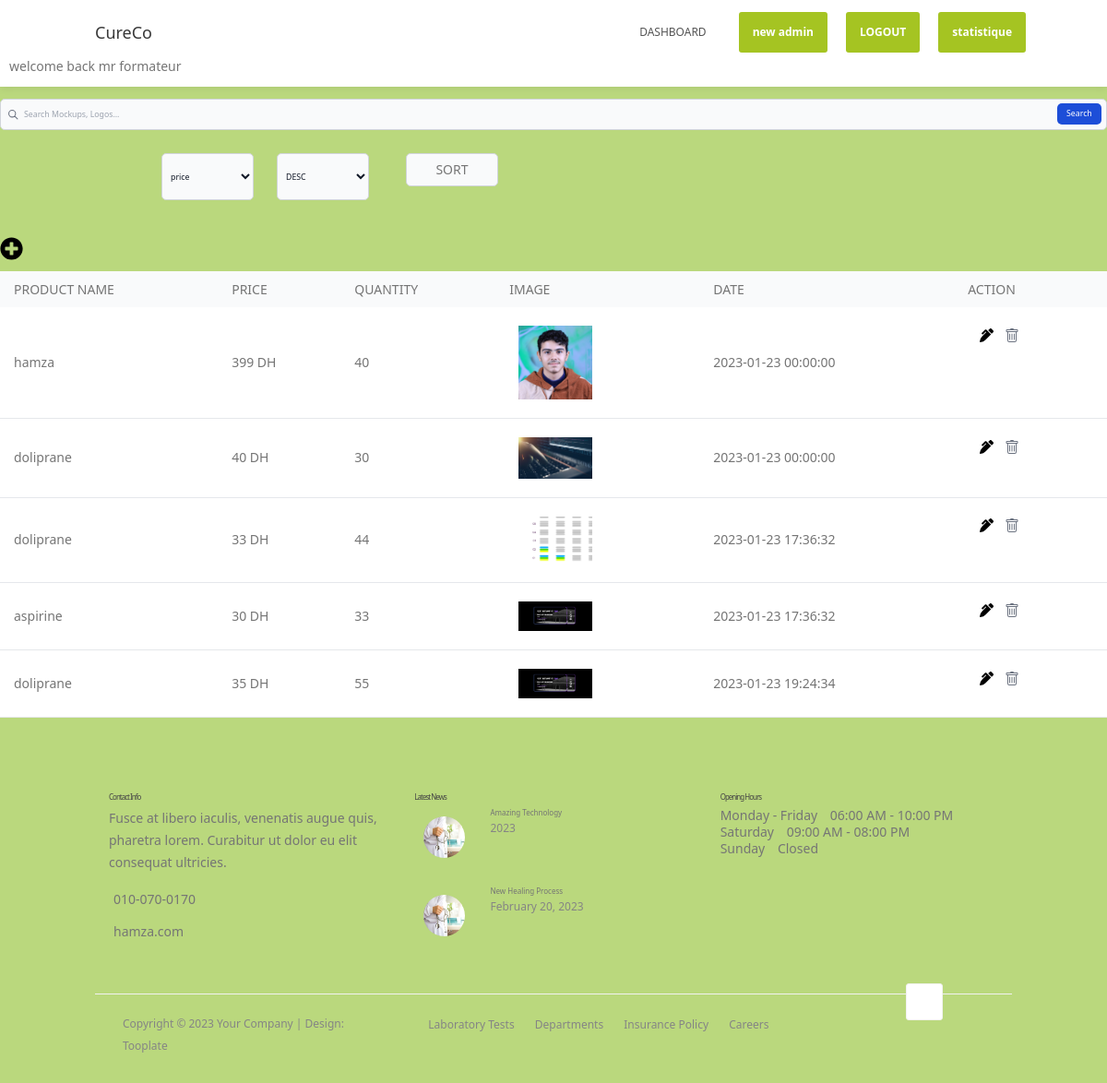
Page /pages/dashboard (signed in) on the committed database.
### tables this page shows
CREATE TABLE `medicine` (
  `id_m` int(155) NOT NULL,
  `name_m` varchar(155) NOT NULL,
  `price` int(155) NOT NULL,
  `quantity` int(155) NOT NULL,
  `image_m` varchar(155) NOT NULL,
  `date` datetime NOT NULL DEFAULT current_timestamp()
);

### app/libraries/Core.php (called while the page is built, shortened)
<?php
  class Core {
    protected $currentMethod = 'index';
    public function __construct(){
      $url = $this->getUrl();
      if (isset($url)) {
        if(file_exists('../app/controllers/'.ucwords($url[0]).'.php')){
          unset($url[0]);
        }
      }
      $this->currentController = new $this->currentController;
      if(isset($url[1])){
        if(method_exists($this->currentController, $url[1])){
          $this->currentMethod = $url[1];
          unset($url[1]);
        }
      }
      $this->params = $url ? array_values($url) : [];
      call_user_func_array([$this->currentController, $this->currentMethod], $this->params);
    }
    public function getUrl(){
        if(isset($_GET['url'])){
          $url = rtrim($_GET['url'], '/');
          $url = filter_var($url, FILTER_SANITIZE_URL);
          $url = explode('/', $url);
          return $url;
        }
        return ['pages'];
    }
  }

### public/index.php (called while the page is built, shortened)
<?php
$init = new Core;

### app/libraries/Database.php (called while the page is built, shortened)
<?php
class Database {
	private $host = DB_HOST;
	private $user = DB_USER;
	private $pass = DB_PASS;
	private $dbname = DB_NAME;
	private $dbh;
	private $stmt;
	public function __construct() {
		$dsn = 'mysql:host=' . $this->host . ';dbname=' . $this->dbname;
		$options = array (
			PDO::ATTR_PERSISTENT => true,
			PDO::ATTR_ERRMODE => PDO::ERRMODE_EXCEPTION
		);
		try {
			$this->dbh = new PDO ($dsn, $this->user, $this->pass, $options);
		}
		catch ( PDOException $e ) {
			$this->error = $e->getMessage();
		}
	}
	public function query($query) {
		$this->stmt = $this->dbh->prepare($query);
	}
	public function execute(){
		return $this->stmt->execute();
	}
	public function resultset(){
		$this->execute();
		return $this->stmt->fetchAll(PDO::FETCH_ASSOC);
	}
}

### app/models/Medicine_m.php (called while the page is built, shortened)
<?php
class Medicine_m extends Database
{
    protected $db;
    function __construct()
    {
        $this->db = new Database;
    }
    function getmedicine()
    {
        $this->db->query("SELECT `id_m`, `name_m`, `price` , `quantity`,`image_m`,`date` FROM `medicine`");
        $data = $this->db->resultset();
        return $data;
    }
}

### app/views/pages/admin/dashboard.php (the view, shortened to what this page needs)
<?php require APPROOT . '/views/inc/header2.php'; ?>
<?php require APPROOT . '/views/inc/navbar.php'; ?>
<form class="pt-5">
    <div class="relative">
        <div class="absolute inset-y-0 left-0 flex items-center pl-3 pointer-events-none">
        </div>
        <input type="search" id="search" class="block w-full p-4 pl-10 text-sm text-gray-900 border border-gray-300 rounded-lg bg-gray-50 focus:ring-blue-500 focus:border-blue-500 dark:bg-gray-700 dark:border-gray-600 dark:placeholder-gray-400 dark:text-white dark:focus:ring-blue-500 dark:focus:border-blue-500" placeholder="Search Mockups, Logos..." required>
        <button type="button" id="done" class="text-white absolute right-2.5 bottom-2.5 bg-blue-700 hover:bg-blue-800 focus:ring-4 focus:outline-none focus:ring-blue-300 font-medium rounded-lg text-sm px-4 py-2 dark:bg-blue-600 dark:hover:bg-blue-700 dark:focus:ring-blue-800">Search</button>
    </div>
</form>
<form action="<?= URLROOT; ?>/Pages/newdash" method="post">
    <div class="w-full flex justify-center gap-10 pt-10">
        <select name="by" class="block w-40 p-2 mb-6 text-sm text-gray-900 border border-gray-300 rounded-lg bg-gray-50 focus:ring-blue-500 focus:border-blue-500 dark:bg-gray-700 dark:border-gray-600 dark:placeholder-gray-400 dark:text-white dark:focus:ring-blue-500 dark:focus:border-blue-500" id="">
            <option value="price">
                price
            </option>
        </select>
        <select name="way" class="block w-40 p-2 mb-6 text-sm text-gray-900 border border-gray-300 rounded-lg bg-gray-50 focus:ring-blue-500 focus:border-blue-500 dark:bg-gray-700 dark:border-gray-600 dark:placeholder-gray-400 dark:text-white dark:focus:ring-blue-500 dark:focus:border-blue-500" id="">
            <option value="DESC">
                DESC
            </option>
        </select>
        <div class="form-group col-sm-6">
            <button type="submit" id="" name="submit_sort" class="block w-40 p-2 mb-6 text-sm text-gray-900 border border-gray-300 rounded-lg bg-gray-50 focus:ring-blue-500 focus:border-blue-500 dark:bg-gray-700 dark:border-gray-600 dark:placeholder-gray-400 dark:text-white dark:focus:ring-blue-500 dark:focus:border-blue-500">
                <p>SORT</p>
            </button>
        </div>
    </div>
</form>
<div class="w-10 pt-5 pb-5">
    <a class="pl-2.5" href="<?php echo URLROOT; ?>/pages/add"></a>
</div>
<div class="relative overflow-x-auto">
    <table class="w-full text-sm text-left text-gray-500 dark:text-gray-400 ">
        <thead class="text-xs text-gray-700 uppercase bg-gray-50 dark:bg-gray-700 dark:text-gray-400 ">
            <tr>
                <th scope="col" class="px-6 py-3">
                    <p>Product name</p>
                </th>
                <th scope="col" class="px-6 py-3">
                    <p>Price</p>
                </th>
                <th scope="col" class="px-6 py-3">
                    <p>Quantity</p>
                </th>
                <th scope="col" class="px-6 py-3">
                    <p>Image</p>
                </th>
                <th scope="col" class="px-6 py-3">
                    <p>date</p>
                </th>
                <th scope="col" class="px-6 py-3">
                    <p>action</p>
                </th>
            </tr>
        </thead>
        <?php foreach ($data as $dt) : ?>
            <tbody class="prod">
                <tr class="bg-white border-b dark:bg-gray-800 dark:border-gray-700 ">
                    <th scope="row" class="px-6 py-4 font-medium whitespace-nowrap dark:text-white">
                        <p class="productsName"><?= $dt['name_m']; ?></p>
                    </th>
                    <td class="px-6 py-4 border-solid">
                        <p> <?= $dt['price']; ?> DH</p>
                    </td>
                    <td class="px-6 py-4 border-solid">
                        <p><?= $dt['quantity']; ?></p>
                    </td>
                    <td class="px-6 py-4 border-solid">
                        <img src="<?php echo URLROOT; ?>/images/<?php echo $dt['image_m']; ?>" class="img-responsive w-40 h-42" alt="">
                    </td>
                    <td class="px-6 py-4 border-solid">
                        <p><?= $dt['date']; ?></p>
                    </td>
                    <td class="flex flex-row px-6 py-4 gap-5">
                        <p>
                        <div class="w-6 pt-5 pb-5">
                            <a href="<?php echo URLROOT; ?>/pages/edit/<?php echo $dt['id_m']; ?>"></a>
                        </div>
                        <div class="w-6 pt-5 pb-5">
                            <a href="<?php echo URLROOT; ?>/Medicine/deletemedicine/<?php echo $dt['id_m']; ?>"></a>
                        </div>
                        </p>
                    </td>
                </tr>
            </tbody>
        <?php endforeach; ?>
    </table>
</div>
<?php require APPROOT . '/views/inc/footer.php'; ?>

### public/css/tooplate-style.css (style rules this page uses)
body { background: #f2f2f2; font-family: 'Poppins', sans-serif; overflow-x: hidden; }
p { color: #757575; font-size: 14px; font-weight: normal; line-height: 24px; }
html { -webkit-font-smoothing: antialiased; }
a { color: #252525; -webkit-transition: 0.5s; transition: 0.5s; text-decoration: none !important; }

### public/css/main.css (style rules this page uses)
body { background-color: #535fe6; font-family: "Poppins", sans-serif; font-weight: 300; }
body { min-height: 100vh; align-items: center; justify-content: center; background-color: rgb(186, 216, 125); font-size: 0.8rem; font-family: 'Work Sans' }
img { height: fit-content; width: 75%; padding: 1rem }
a { color: unset }

### rows in the picture
medicine: name_m "hamza", price "399", quantity "40", image_m (picture), date "2023-01-23 00:00:00"
medicine: name_m "doliprane", price "40", quantity "30", image_m (picture), date "2023-01-23 00:00:00"
medicine: name_m "doliprane", price "33", quantity "44", image_m (picture), date "2023-01-23 17:36:32"
medicine: name_m "aspirine", price "30", quantity "33", image_m (picture), date "2023-01-23 17:36:32"
medicine: name_m "doliprane", price "35", quantity "55", image_m (picture), date "2023-01-23 19:24:34"

### other values in the picture
$_SESSION['name'] "mr formateur"
